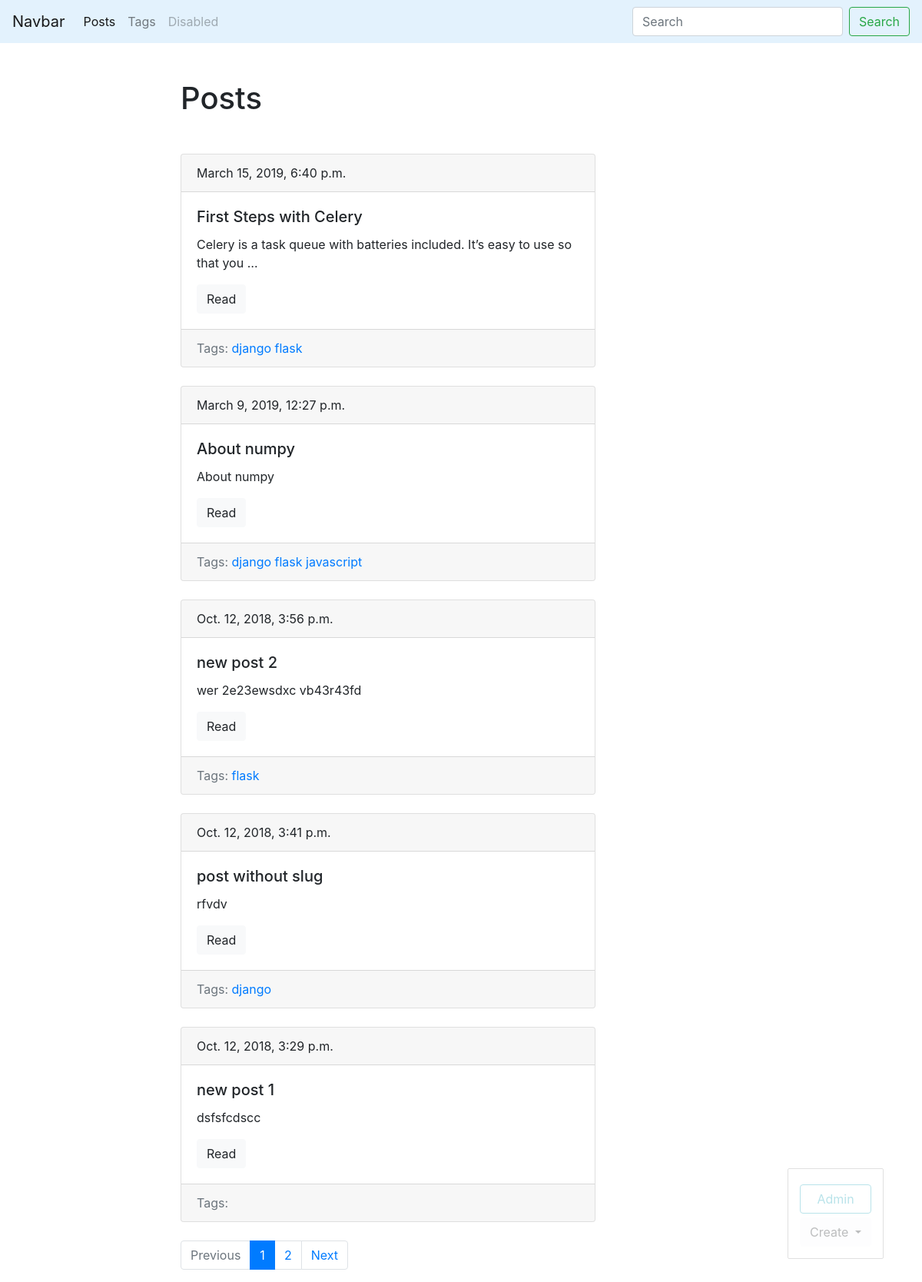
Page /blog/ (signed in) on the committed database.
### blog/models.py (models this page shows, shortened)
class Post(models.Model):
    title = models.CharField(max_length=150, db_index=True)
    slug = models.SlugField(max_length=150, blank=True, unique=True)
    body = models.TextField(blank=True, db_index=True)
    tags = models.ManyToManyField('Tag', blank=True, related_name='posts')
    date_pub = models.DateTimeField(auto_now_add=True)
    def get_absolute_url(self):
        return reverse('post_detail_url', kwargs={'slug': self.slug})
    class Meta:
        ordering = ['-date_pub']

class Tag(models.Model):
    title = models.CharField(max_length=150)
    slug = models.SlugField(max_length=150, unique=True)
    def get_absolute_url(self):
        return reverse('tag_detail_url', kwargs={'slug': self.slug})
    class Meta:
        ordering = ['title']

### blog/views.py (the view)
# urls.py: path('', posts_list, name='posts_list_url'),
def posts_list(request):
    search_query = request.GET.get('search', '')
    if search_query:
        posts = Post.objects.filter(Q(title__icontains=search_query) | Q(body__icontains=search_query))
    else:
        posts = Post.objects.all()
    paginator = Paginator(posts, 5)
    page_number = request.GET.get('page', 1)
    page = paginator.get_page(page_number)
    is_paginated = page.has_other_pages()
    if page.has_previous():
        prev_url = '?page={}'.format(page.previous_page_number())
    else:
        prev_url = ''
    if page.has_next():
        next_url = '?page={}'.format(page.next_page_number())
    else:
        next_url = ''
    context = {
        'page_object': page,
        'is_paginated': is_paginated,
        'next_url': next_url,
        'prev_url': prev_url
    }
    return render(request, 'blog/index.html', context=context)

### blog/templates/blog/index.html (shortened to what this page needs)
{% extends 'blog/base_blog.html' %}
{% block content %}
<h1 class="mb-5">Posts</h1>
    {% for post in page_object.object_list %}
            {% include 'blog/includes/post_card_template.html' %}
    {% endfor %}
{% endblock %}

### blog/templates/blog/includes/post_card_template.html
<div class="card mb-4">
  <div class="card-header">
      {{ post.date_pub }}
  </div>
  <div class="card-body">
    <h5 class="card-title">{{ post.title }}</h5>
    <p class="card-text">{{ post.body|truncatewords:15 }}</p>
    <a href="{{ post.get_absolute_url }}" class="btn btn-light">Read</a>
  </div>
    <div class="card-footer text-muted">
        Tags:
        {% for tag in post.tags.all %}
            <a href="{{ tag.get_absolute_url}}">{{ tag.title }}</a>
        {% endfor %}
    </div>
</div>

### rows in the picture
Post: date_pub "March 15, 2019, 6:40 p.m.", title "First Steps with Celery", body "Celery is a task queue with batteries included. It’s easy to use so that you …"
Tag: title "django"
Tag: title "flask"
Post: date_pub "March 9, 2019, 12:27 p.m.", title "About numpy", body "About numpy"
Tag: title "javascript"
Post: date_pub "Oct. 12, 2018, 3:56 p.m.", title "new post 2", body "wer 2e23ewsdxc vb43r43fd"
Post: date_pub "Oct. 12, 2018, 3:41 p.m.", title "post without slug", body "rfvdv"
Post: date_pub "Oct. 12, 2018, 3:29 p.m.", title "new post 1", body "dsfsfcdscc"

### other values in the picture
{{ n }} "1"
{{ n }} "2"
